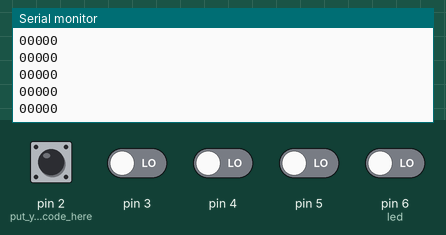
Recording of a sketch running on a simulated Arduino Uno, built with avr-gcc and run on an emulated ATmega328P. Shown: the last lines printed to the serial monitor. The inputs (shaded band) are chosen by the test bench; at power-on: pin 2 (put_your_setup_code_here), pin 3–5, pin 6 (led) LOW.

Above: at 1.2 s.
1.3 s: pin 2 (put_your_setup_code_here) pulled HIGH for 0.15 s
2.9 s: pin 3 driven HIGH
At 3.9 s:
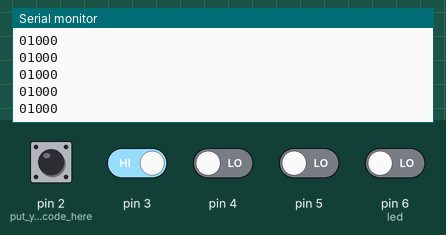
4.4 s: pin 4 driven HIGH
At 5.1 s:
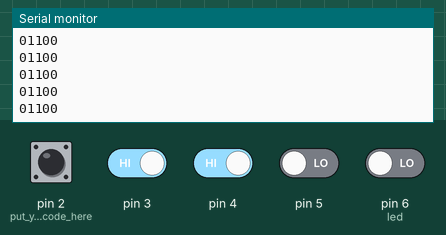
5.9 s: pin 5 driven HIGH
At 6.5 s:
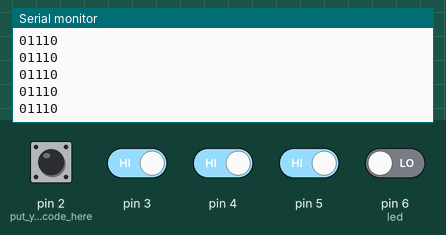
7.4 s: pin 6 (led) driven HIGH
At 8.5 s:
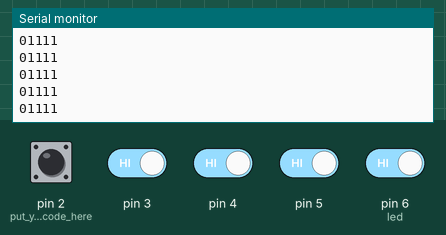
8.9 s: pin 2 (put_your_setup_code_here) pulled HIGH for 1 s
At 9.6 s:
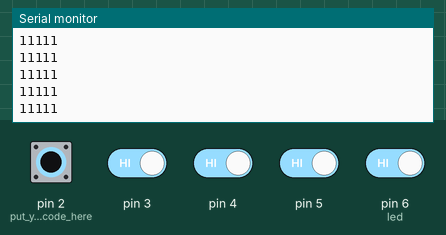
Timing chart, 0 to 11.9 s (numbered marks = the images above; inputs shaded):
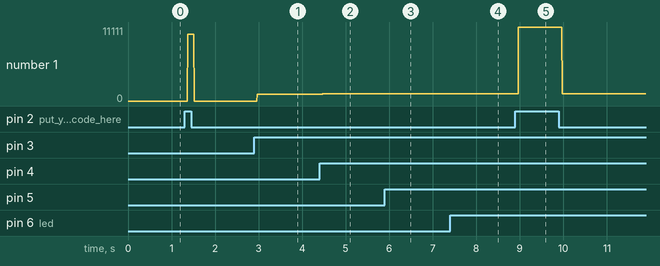

Measured:
- after the input at 2.9 s, the serial monitor: prints a new line after 0.07 s (image 1)
- after the input at 4.4 s, the serial monitor: prints a new line after 0.07 s (image 2)
- after the input at 5.9 s, the serial monitor: prints a new line after 0.07 s (image 3)
- after the input at 7.4 s, the serial monitor: prints a new line after 0.07 s (image 4)
- after the input at 8.9 s, the serial monitor: prints a new line after 0.07 s (image 5)
- plotted number 1: 0 → 1000 after the input at 2.9 s, 1000 → 1100 after the input at 4.4 s, 1100 → 1110 after the input at 5.9 s, 1110 → 1111 after the input at 7.4 s

The sketch:

arraytest.ino
```cpp
#define LED 13
int ll,rr,r,l,c;
void setup() {
pinMode(2,INPUT);  // put your setup code here, to run once
pinMode(3,INPUT);
pinMode(4,INPUT);
pinMode(5,INPUT);
pinMode(6,INPUT);
Serial.begin(9600);
}

void loop() {
ll= digitalRead(2);
 l=digitalRead(3);
 c=digitalRead(4);
 r=digitalRead(5);
 rr=digitalRead(6);//puts on the led
 Serial.print(ll);
 Serial.print(l);
 Serial.print(c);
 Serial.print(r);
 Serial.println(rr);
// Serial.print(ll);
}
```
